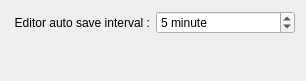
<ui version="4.0" >
 <class>EditorSettingsBase</class>
 <widget class="QWidget" name="EditorSettingsBase" >
  <property name="geometry" >
   <rect>
    <x>0</x>
    <y>0</y>
    <width>306</width>
    <height>81</height>
   </rect>
  </property>
  <property name="windowTitle" >
   <string>Form</string>
  </property>
  <layout class="QGridLayout" name="gridLayout" >
   <item row="2" column="0" colspan="2" >
    <widget class="KSeparator" name="kseparator" />
   </item>
   <item row="1" column="0" >
    <widget class="QLabel" name="label" >
     <property name="text" >
      <string>Editor auto save interval :</string>
     </property>
     <property name="alignment" >
      <set>Qt::AlignRight|Qt::AlignTrailing|Qt::AlignVCenter</set>
     </property>
    </widget>
   </item>
   <item row="1" column="1" >
    <widget class="KIntSpinBox" name="kcfg_autosaveInterval" >
     <property name="specialValueText" >
      <string>Disbaled</string>
     </property>
     <property name="suffix" >
      <string> minute</string>
     </property>
     <property name="maximum" >
      <number>60</number>
     </property>
     <property name="value" >
      <number>5</number>
     </property>
    </widget>
   </item>
  </layout>
 </widget>
 <customwidgets>
  <customwidget>
   <class>KIntSpinBox</class>
   <extends>QSpinBox</extends>
   <header>knuminput.h</header>
  </customwidget>
  <customwidget>
   <class>KSeparator</class>
   <extends>QFrame</extends>
   <header>kseparator.h</header>
  </customwidget>
 </customwidgets>
 <resources/>
 <connections/>
</ui>
